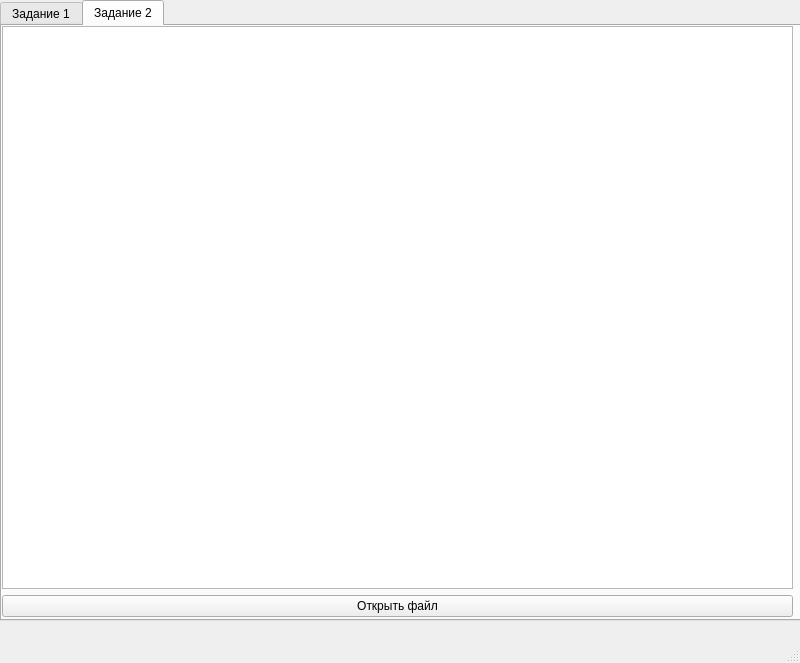
<?xml version="1.0" encoding="UTF-8"?>
<ui version="4.0">
 <class>MainWindow</class>
 <widget class="QMainWindow" name="MainWindow">
  <property name="geometry">
   <rect>
    <x>0</x>
    <y>0</y>
    <width>800</width>
    <height>663</height>
   </rect>
  </property>
  <property name="windowTitle">
   <string>MainWindow</string>
  </property>
  <widget class="QWidget" name="centralwidget">
   <widget class="QTabWidget" name="tabWidget">
    <property name="geometry">
     <rect>
      <x>0</x>
      <y>0</y>
      <width>811</width>
      <height>621</height>
     </rect>
    </property>
    <property name="currentIndex">
     <number>1</number>
    </property>
    <widget class="QWidget" name="tab_1">
     <attribute name="title">
      <string>Задание 1</string>
     </attribute>
     <widget class="QWidget" name="verticalLayoutWidget">
      <property name="geometry">
       <rect>
        <x>0</x>
        <y>0</y>
        <width>791</width>
        <height>551</height>
       </rect>
      </property>
      <layout class="QVBoxLayout" name="verticalLayout">
       <item>
        <widget class="QPlainTextEdit" name="plainTextEdit"/>
       </item>
       <item>
        <layout class="QHBoxLayout" name="horizontalLayout">
         <item>
          <widget class="QPushButton" name="pushButton_Open">
           <property name="text">
            <string>Open File</string>
           </property>
          </widget>
         </item>
         <item>
          <widget class="QPushButton" name="pushButton_Save">
           <property name="text">
            <string>Save File</string>
           </property>
          </widget>
         </item>
         <item>
          <widget class="QPushButton" name="pushButton_Help">
           <property name="text">
            <string>Help</string>
           </property>
          </widget>
         </item>
        </layout>
       </item>
      </layout>
     </widget>
    </widget>
    <widget class="QWidget" name="tab_2">
     <attribute name="title">
      <string>Задание 2</string>
     </attribute>
     <widget class="QWidget" name="verticalLayoutWidget_2">
      <property name="geometry">
       <rect>
        <x>0</x>
        <y>0</y>
        <width>791</width>
        <height>591</height>
       </rect>
      </property>
      <layout class="QVBoxLayout" name="verticalLayout_2">
       <property name="sizeConstraint">
        <enum>QLayout::SetMinAndMaxSize</enum>
       </property>
       <item>
        <widget class="QTextEdit" name="textEdit">
         <property name="autoFormatting">
          <set>QTextEdit::AutoAll</set>
         </property>
         <property name="readOnly">
          <bool>true</bool>
         </property>
        </widget>
       </item>
       <item>
        <widget class="QPushButton" name="pushButtonOpen">
         <property name="text">
          <string>Открыть файл</string>
         </property>
        </widget>
       </item>
      </layout>
     </widget>
    </widget>
   </widget>
  </widget>
  <widget class="QMenuBar" name="menubar">
   <property name="geometry">
    <rect>
     <x>0</x>
     <y>0</y>
     <width>800</width>
     <height>21</height>
    </rect>
   </property>
  </widget>
  <widget class="QStatusBar" name="statusbar"/>
 </widget>
 <resources/>
 <connections/>
</ui>
